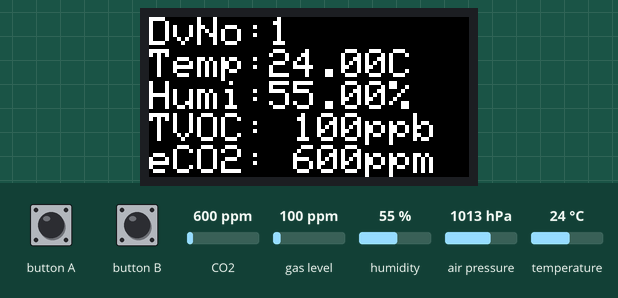
This sketch was run on a simulated ESP32. Parts: 160×80 colour display. The test bench sets the inputs (shaded band); at power-on: CO2 600 ppm, gas level 100 ppm, humidity 55 %, temperature 24 °C, air pressure 1013 hPa. EEPROM starts erased; what the sketch prints to the serial monitor is not drawn.

Above: at 1.3 s.
1.4 s: button B pressed for 1.3 s
At 4.1 s:
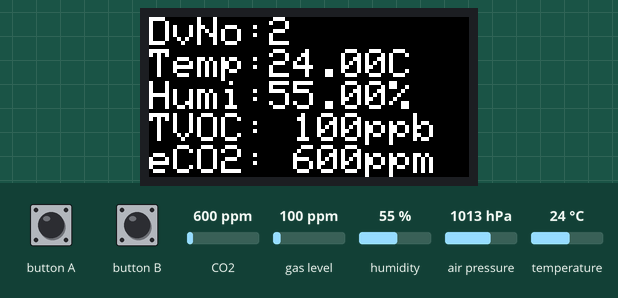
4.9 s: CO2 set to 452 ppm
At 6.7 s:
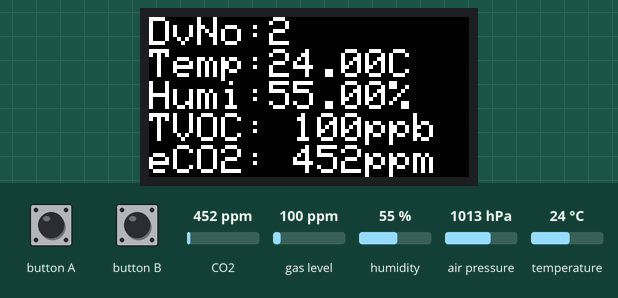
7.0 s: gas level set to 20 ppm
At 8.3 s:
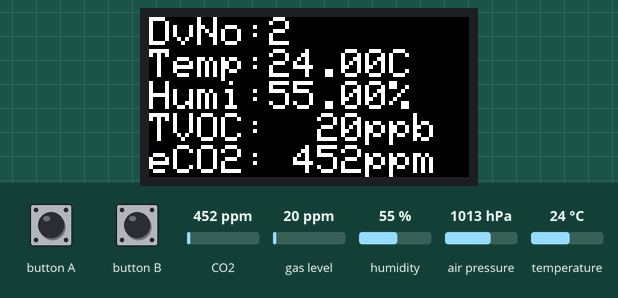
9.1 s: humidity set to 22 %
At 11.0 s:
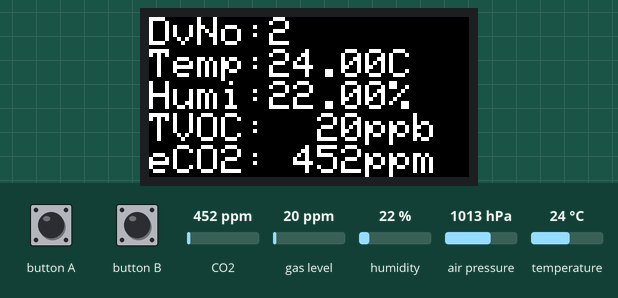
11.3 s: temperature set to 12 °C
At 12.5 s:
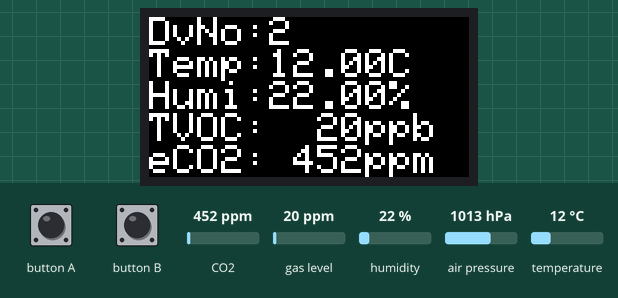
13.4 s: button B pressed for 1.3 s
At 16.1 s:
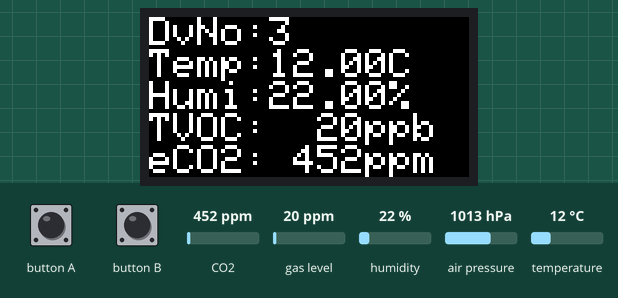
Timing chart, 0 to 17.6 s (numbered marks = the images above; inputs shaded):
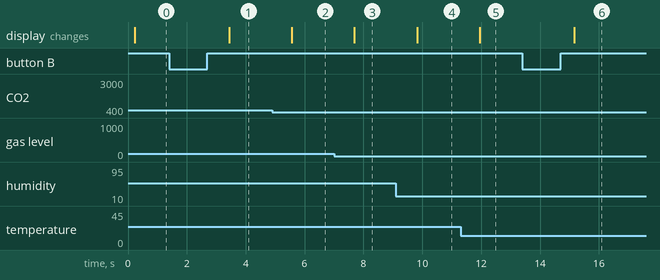

The sketch:

sensorUnit.ino
```cpp
#include "EEPROM.h"
#include <esp_now.h>
#include "WiFi.h"
#include "M5StickC.h"
#include "Adafruit_BMP280.h"
#include "Adafruit_SHT31.h"
#include "Adafruit_SGP30.h"

esp_now_peer_info_t slave;

// EEPROM
#define EEPROM_SIZE 64
#define DEVICE_NUMBER_ADDRESS 1

// device
int deviceNumber = 1;
#define DEVICE_NUMBER_MIN 1
#define DEVICE_NUMBER_MAX 4

// ENV 2
Adafruit_SHT31 sht3x = Adafruit_SHT31(&Wire);
Adafruit_BMP280 bme = Adafruit_BMP280(&Wire);

// SGP30
Adafruit_SGP30 sgp;

void readDeviceNumber()
{
  deviceNumber = EEPROM.readInt(DEVICE_NUMBER_ADDRESS);
  if((deviceNumber  < DEVICE_NUMBER_MIN) || (deviceNumber  >  DEVICE_NUMBER_MAX))
  {
    deviceNumber = DEVICE_NUMBER_MIN;
  }
}

void countUpDeviceNumber()
{
  deviceNumber = deviceNumber + 1;
  if(deviceNumber  >  DEVICE_NUMBER_MAX)
  {
     deviceNumber = DEVICE_NUMBER_MIN;
  }
  EEPROM.writeInt(DEVICE_NUMBER_ADDRESS, deviceNumber);
  EEPROM.commit();
}

// esp-now 送信コールバック
void OnDataSent(const uint8_t *mac_addr, esp_now_send_status_t status) {
  char macStr[18];
  snprintf(macStr, sizeof(macStr), "%02X:%02X:%02X:%02X:%02X:%02X",
           mac_addr[0], mac_addr[1], mac_addr[2], mac_addr[3], mac_addr[4], mac_addr[5]);
  Serial.print("Last Packet Sent to: ");
  Serial.println(macStr);
  Serial.print("Last Packet Send Status: ");
  Serial.println(status == ESP_NOW_SEND_SUCCESS ? "Delivery Success" : "Delivery Fail");
}

void setup()
{
  // シリアルの初期設定
  Serial.begin(115200);

  // EEPROMの初期化
  if (!EEPROM.begin(EEPROM_SIZE))
  {
    Serial.println("Failed to initialise EEPROM");
    Serial.println("Restarting...");
    delay(1000);
    ESP.restart();
  }

  // m5stickcの初期設定
  M5.begin();
  M5.Lcd.setRotation(3);
  M5.Lcd.setTextSize(2);
  Wire.begin(32, 33);

  // deviceNumberの読み出し
  readDeviceNumber();

  // ENV2 の初期設定
  while (!bme.begin(0x76)) {
    Serial.println("Could not find a valid BMP280 sensor, check wiring!");
    M5.Lcd.println("Could not find a valid BMP280 sensor.");
  }

  while (!sht3x.begin(0x44)) {
    Serial.println("Could not find a valid SHT3X sensor, check wiring!");
    M5.Lcd.println("Could not find a valid SHT3X sensor.");
  }

  // SGP30の初期設定
  while(! sgp.begin()){
    Serial.println("Could not find a valid SGP30 sensor, check wiring!");
    M5.Lcd.println("Could not find a valid SGP30 sensor.");
  }

  // ESP-NOW初期化
  WiFi.mode(WIFI_STA);
  WiFi.disconnect();
  if (esp_now_init() == ESP_OK) {
    Serial.println("ESPNow Init Success");
    M5.Lcd.print("ESPNow Init Success\n");
  } else {
    Serial.println("ESPNow Init Failed");
    M5.Lcd.print("ESPNow Init Failed\n");
    ESP.restart();
  }

  // マルチキャスト用Slave登録
  memset(&slave, 0, sizeof(slave));
  for (int i = 0; i < 6; ++i) {
    slave.peer_addr[i] = (uint8_t)0xff;
  }
  esp_err_t addStatus = esp_now_add_peer(&slave);
  if (addStatus == ESP_OK) {
    // Pair success
    Serial.println("Pair success");
  }

  // ESP-NOWコールバック登録
  esp_now_register_send_cb(OnDataSent);

  M5.Lcd.fillScreen(BLACK);
}

void loop()
{
  M5.update();

  // 各値の取得
  float tmp = sht3x.readTemperature();
  float hum = sht3x.readHumidity();
  float pressure = ( bme.readPressure() / 100);
  sgp.IAQmeasure();

  // 表示の更新
  Serial.printf("Temperatura: %2.2f*C  Humedad: %0.2f%%  Pressure: %0.2fhPa Tvoc:%dppb eCo2:%dppm \r\n", tmp, hum, pressure,sgp.TVOC,sgp.eCO2);
  M5.Lcd.setCursor(0, 0);
  M5.Lcd.setTextColor(WHITE, BLACK);
  M5.Lcd.printf("DvNo:%d\n",deviceNumber);
  M5.Lcd.printf("Temp:%2.2fC\n", tmp);
  M5.Lcd.printf("Humi:%2.2f%%\n", hum);
  M5.Lcd.printf("TVOC:%4dppb\n", sgp.TVOC);
  M5.Lcd.printf("eCO2:%4dppm\n", sgp.eCO2);

  uint8_t tmpUpper = (uint8_t)tmp;
  uint8_t tmpLower = (uint8_t)((tmp - (float)tmpUpper) * 100);
  uint8_t humUpper = (uint8_t)hum;
  uint8_t humLower = (uint8_t)((hum - (float)humUpper) * 100);
  uint8_t pressureUpper1 = (uint8_t)(((int)pressure) / 100);
  uint8_t pressureUpper2 = (uint8_t)(((int)pressure) % 100);
  uint8_t pressureLower = (uint8_t)((pressure - (int)pressure) * 100);
  uint8_t tvocUpper = (uint8_t)(sgp.TVOC / 100);
  uint8_t tvocLower = (uint8_t)(sgp.TVOC % 100);
  uint8_t eco2Upper = (uint8_t)(sgp.eCO2 / 100);
  uint8_t eco2Lower = (uint8_t)(sgp.eCO2 % 100);

  uint8_t data[12] = {
    deviceNumber,
    tmpUpper,
    tmpLower,
    humUpper,
    humLower,
    pressureUpper1,
    pressureUpper2,
    pressureLower,
    tvocUpper,
    tvocLower,
    eco2Upper,
    eco2Lower,
    };
    esp_err_t result = esp_now_send(slave.peer_addr, data, sizeof(data));

  // ボタンを押された場合はDeviceNumberを変更
  if(M5.BtnB.wasPressed()){
    Serial.println("ButtonB pressed");
    countUpDeviceNumber();
  }

  delay(1000);
}
```

Measured:
- after the input at 1.4 s, the display: changes after 2.0 s (image 1)
- after the input at 4.9 s, the display: changes after 0.67 s (image 2)
- after the input at 7.0 s, the display: changes after 0.70 s (image 3)
- after the input at 9.1 s, the display: changes after 0.73 s (image 4)
- after the input at 11.3 s, the display: changes after 0.66 s (image 5)
- after the input at 13.4 s, the display: changes after 1.8 s (image 6)
